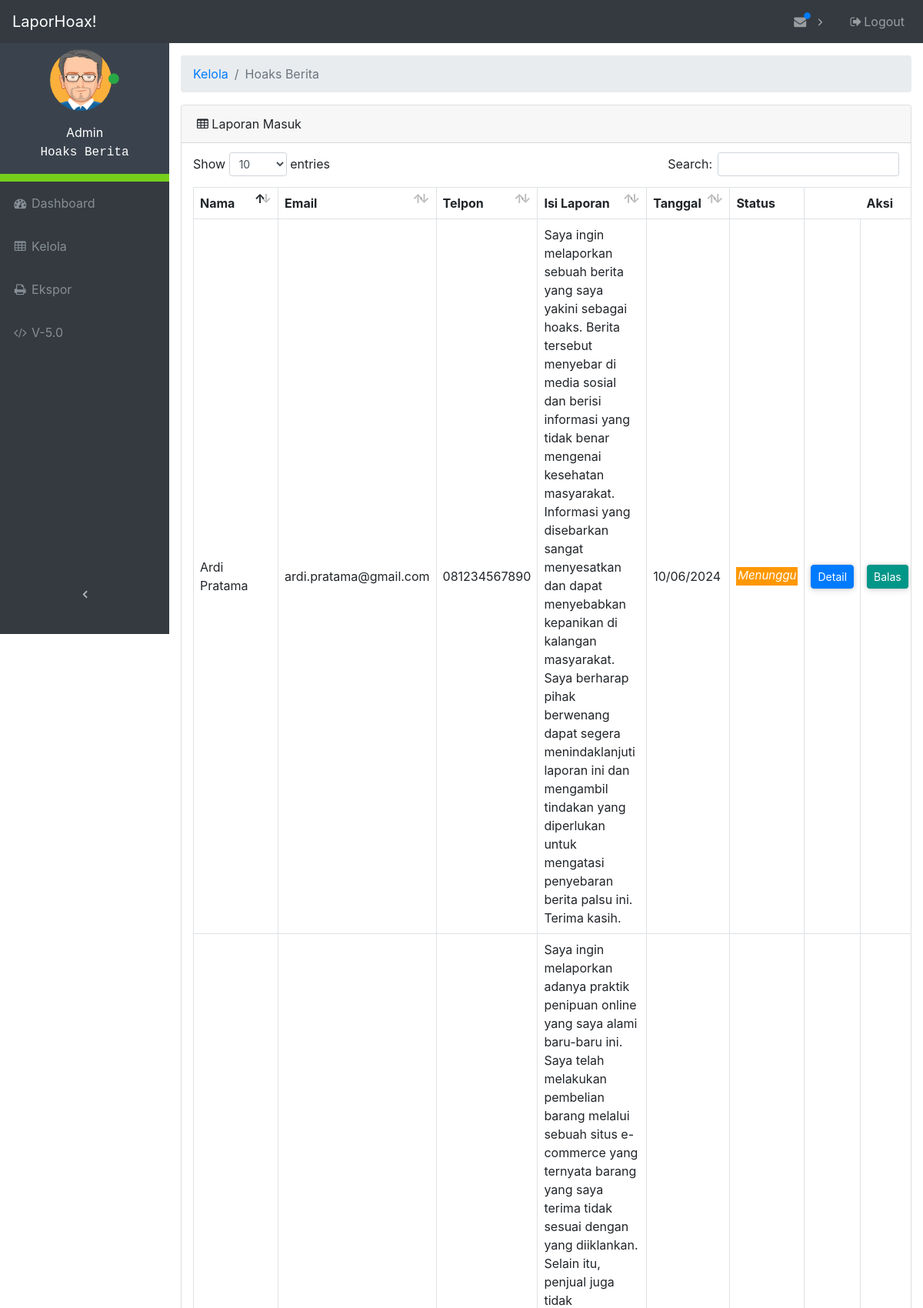
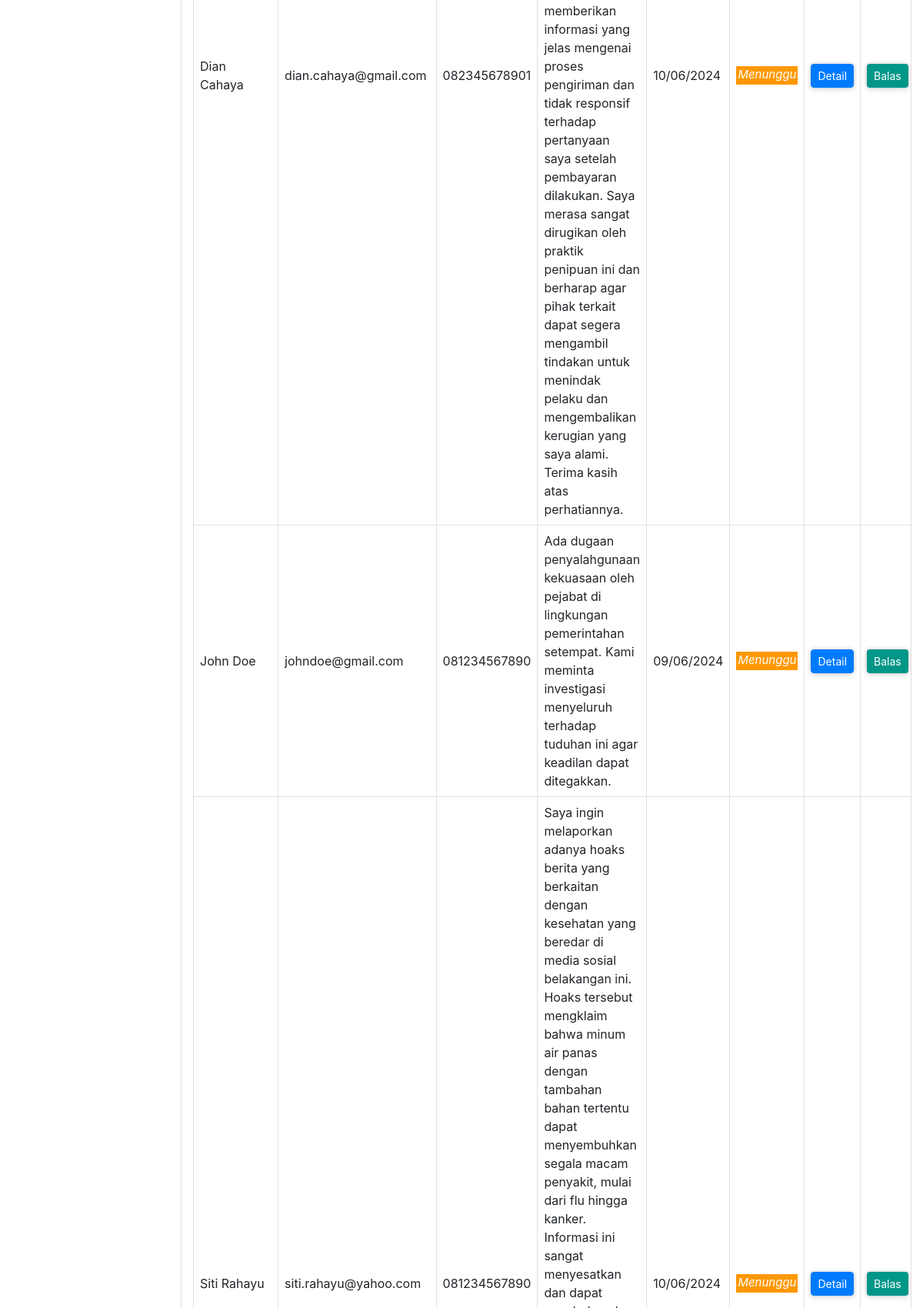
Screenshot of /admin/tables.php (signed in, upper part) with the database file from the repository (2 pictures, top to bottom).
### tables this page shows
CREATE TABLE `divisi` (
  `id_divisi` int(11) NOT NULL,
  `nama_divisi` varchar(64) NOT NULL
);

CREATE TABLE `laporan` (
  `id` int(11) NOT NULL,
  `nama` varchar(64) NOT NULL,
  `email` varchar(64) NOT NULL,
  `telpon` varchar(12) NOT NULL,
  `alamat` varchar(256) NOT NULL,
  `tujuan` int(11) NOT NULL,
  `isi` varchar(2048) NOT NULL,
  `tanggal` timestamp NOT NULL DEFAULT current_timestamp() ON UPDATE current_timestamp(),
  `status` varchar(12) NOT NULL
);

### admin/database.php (called while the page is built, shortened)
<?php
$db_host = "localhost";
$db_user = "root";
$db_pass = "";
$db_name = "kp";
try {
    $db = new PDO("mysql:host=$db_host;dbname=$db_name", $db_user, $db_pass);
} catch(PDOException $e) {
    die("Terjadi masalah: " . $e->getMessage());
}
function logged_admin () {
    global $db, $admin_login, $divisi, $id_admin;
    $sql = "SELECT * FROM admin, divisi WHERE admin.username = :username AND admin.divisi = divisi.id_divisi";
    $stmt = $db->prepare($sql);
    $stmt->bindValue(':username', $admin_login);
    $stmt->execute();
    foreach ($stmt as $col) {
        $divisi = $col['nama_divisi'];
        $id_admin = $col['id_admin'];
    }
}

### admin/tables.php (the view, shortened to what this page needs)
<?php
    require_once("database.php");
    logged_admin ();
?>
<!DOCTYPE html>
<html lang="en">
<head>
    <link href="vendor/bootstrap/css/bootstrap.css" rel="stylesheet">
    <link href="vendor/font-awesome/css/font-awesome.min.css" rel="stylesheet" type="text/css">
    <link href="vendor/datatables/dataTables.bootstrap4.css" rel="stylesheet">
    <link href="css/admin.css" rel="stylesheet">
</head>
<body class="fixed-nav sticky-footer" id="page-top">
    <nav class="navbar navbar-expand-lg navbar-dark bg-dark fixed-top" id="mainNav">
        <a class="navbar-brand" href="index">LaporHoax! </a>
        <div class="collapse navbar-collapse" id="navbarResponsive">
            <ul class="navbar-nav navbar-sidenav sidebar-menu" id="exampleAccordion">
                <li class="sidebar-profile nav-item" data-toggle="tooltip" data-placement="right" title="Admin">
                    <div class="profile-main">
                        <p class="image">
                            <img alt="image" src="images/avatar1.png" width="80">
                            <span class="status"><i class="fa fa-circle text-success"></i></span>
                        </p>
                        <p>
                            <span class="">Admin</span><br>
                            <span class="user" style="font-family: monospace;"><?php echo $divisi; ?></span>
                        </p>
                    </div>
                </li>
                <li class="nav-item" data-toggle="tooltip" data-placement="right" title="Dashboard">
                    <a class="nav-link" href="index">
                        <i class="fa fa-fw fa-dashboard"></i>
                        <span class="nav-link-text">Dashboard</span>
                    </a>
                </li>
                <li class="nav-item" data-toggle="tooltip" data-placement="right" title="Tables">
                    <a class="nav-link" href="tables">
                        <i class="fa fa-fw fa-table"></i>
                        <span class="nav-link-text">Kelola</span>
                    </a>
                </li>
                <li class="nav-item" data-toggle="tooltip" data-placement="right" title="Export">
                    <a class="nav-link" href="export">
                        <i class="fa fa-fw fa-print"></i>
                        <span class="nav-link-text">Ekspor</span>
                    </a>
                </li>
                <li class="nav-item" data-toggle="tooltip" data-placement="right" title="Version">
                    <a class="nav-link" href="">
                        <i class="fa fa-fw fa-code"></i>
                        <span class="nav-link-text">V-5.0</span>
                    </a>
                </li>
            </ul>
            <ul class="navbar-nav sidenav-toggler">
                <li class="nav-item">
                    <a class="nav-link text-center" id="sidenavToggler">
                        <i class="fa fa-fw fa-angle-left"></i>
                    </a>
                </li>
            </ul>
            <ul class="navbar-nav ml-auto">
                <li class="nav-item dropdown">
                    <a class="nav-link dropdown-toggle mr-lg-2" id="messagesDropdown" href="#" data-toggle="dropdown" aria-haspopup="true" aria-expanded="false">
                        <i class="fa fa-fw fa-envelope"></i>
                        <span class="indicator text-primary d-none d-lg-block">
                            <i class="fa fa-fw fa-circle"></i>
                        </span>
                    </a>
                    <?php
                        $statement = $db->query("SELECT * FROM laporan ORDER BY laporan.id DESC LIMIT 1");
                     ?>
                </li>
                <li class="nav-item">
                    <a class="nav-link" data-toggle="modal" data-target="#exampleModal">
                        <i class="fa fa-fw fa-sign-out"></i>Logout
                    </a>
                </li>
            </ul>
        </div>
    </nav>
    <div class="content-wrapper">
        <div class="container-fluid">
            <ol class="breadcrumb">
                <li class="breadcrumb-item">
                    <a href="#">Kelola</a>
                </li>
                <li class="breadcrumb-item active"><?php echo $divisi; ?></li>
            </ol>
            <div class="card mb-3">
                <div class="card-header">
                    <i class="fa fa-table"></i> Laporan Masuk
                </div>
                <div class="card-body">
                    <div class="table-responsive">
                        <table class="table table-bordered" id="dataTable">
                            <thead>
                                <tr>
                                    <th>Nama</th>
                                    <th>Email</th>
                                    <th>Telpon</th>
                                    <th>Isi Laporan</th>
                                    <th>Tanggal</th>
                                    <th class="sorting_asc_disabled sorting_desc_disabled">Status</th>
                                    <th class="th-no-border sorting_asc_disabled sorting_desc_disabled"></th>
                                    <th class="th-no-border sorting_asc_disabled sorting_desc_disabled" style="text-align:right">Aksi</th>
                                </tr>
                            </thead>
                            <tbody>
<?php
    if ($id_admin > 0) {
        $statement = $db->query("SELECT * FROM laporan, divisi WHERE laporan.tujuan = divisi.id_divisi AND laporan.tujuan = $id_admin ORDER BY laporan.id DESC");
    } else {
        $statement = $db->query("SELECT * FROM `laporan` ORDER BY id DESC");
    }
    foreach ($statement as $key ) {
        $mysqldate = $key['tanggal'];
        $phpdate = strtotime($mysqldate);
        $tanggal = date( 'd/m/Y', $phpdate);
        $status  = $key['status'];
        if($status == "Ditanggapi") {
            $style_status = "<p style=\"background-color:#009688;color:#fff;padding-left:2px;padding-right:2px;padding-bottom:2px;margin-top:16px;font-size:15px;font-style:italic;\">Ditanggapi</p>";
        } else {
            $style_status = "<p style=\"background-color:#FF9800;color:#fff;padding-left:2px;padding-right:2px;padding-bottom:2px;margin-top:16px;font-size:15px;font-style:italic;\">Menunggu</p>";
        }
?>
                                <tr>
                                    <td><?php echo $key['nama']; ?></td>
                                    <td><?php echo $key['email']; ?></td>
                                    <td><?php echo $key['telpon']; ?></td>
                                    <td><?php echo $key['isi']; ?></td>
                                    <td><?php echo $tanggal; ?></td>
                                    <td><?php echo $style_status; ?></td>
                                    <td class="td-no-border">
                                        <button type="button" class="btn btn-primary btn-sm btn-custom card-shadow-2" data-toggle="modal" data-target="#ModalDetail<?php echo $key['id']; ?>">
                                            Detail
                                        </button>
                                    </td>
                                    <td class="td-no-border">
                                        <button type="button" class="btn btn-primary-custom btn-sm btn-custom card-shadow-2" data-toggle="modal" data-target="#ModalBalas<?php echo $key['id']; ?>">
                                            Balas
                                        </button>
                                    </td>
                                </tr>
<?php
    }
?>
                            </tbody>
                        </table>
                    </div>
                </div>
            </div>
        </div>
    </div>
</body>
</html>

### admin/css/admin.css (style rules this page uses)
html { position: relative; min-height: 100%; }
body { overflow-x: hidden; }
body.sticky-footer { margin-bottom: 56px; }
body.sticky-footer .content-wrapper { min-height: calc(100vh - 56px - 56px); }
body.fixed-nav { padding-top: 56px; }
.content-wrapper { min-height: calc(100vh - 56px); padding-top: 1rem; }
#mainNav .navbar-collapse { overflow: auto; max-height: 75vh; }
#mainNav .navbar-collapse .navbar-nav .nav-item .nav-link { cursor: pointer; }
#mainNav .navbar-collapse .sidenav-toggler { display: none; }
#mainNav .navbar-collapse .navbar-nav > .nav-item.dropdown > .nav-link { position: relative; min-width: 45px; }
#mainNav .navbar-collapse .navbar-nav > .nav-item.dropdown > .nav-link:after { float: right; width: auto; content: '\f105'; border: none; font-family: 'FontAwesome'; }
#mainNav .navbar-collapse .navbar-nav > .nav-item.dropdown > .nav-link .indicator { position: absolute; top: 5px; left: 21px; font-size: 10px; }
@media (min-width: 992px) { #mainNav .navbar-brand { width: 250px; } }
@media (min-width: 992px) { #mainNav .navbar-collapse { overflow: visible; max-height: none; } }
@media (min-width: 992px) { #mainNav .navbar-collapse .navbar-sidenav { position: absolute; top: 0; left: 0; -webkit-flex-direction: column; -ms-flex-direction: column; flex-direction: column; margin-top: 56px; } }
@media (min-width: 992px) { #mainNav .navbar-collapse .navbar-sidenav > .nav-item { width: 220px; padding: 0; } }
@media (min-width: 992px) { #mainNav .navbar-collapse .navbar-sidenav > .nav-item > .nav-link { padding: 1em; } }
@media (min-width: 992px) { #mainNav .navbar-collapse .navbar-nav > .nav-item.dropdown > .nav-link { min-width: 0; } }
@media (min-width: 992px) { #mainNav .navbar-collapse .navbar-nav > .nav-item.dropdown > .nav-link:after { width: 24px; text-align: center; } }
#mainNav.fixed-top .sidenav-toggler { display: none; }
@media (min-width: 992px) { #mainNav.fixed-top .navbar-sidenav { height: calc(110vh - 112px); } }
@media (min-width: 992px) { #mainNav.fixed-top .sidenav-toggler { position: absolute; top: 0; left: 0; display: flex; -webkit-flex-direction: column; -ms-flex-direction: column; flex-direction: column; margin-top: calc(100vh - 56px); } }
@media (min-width: 992px) { #mainNav.fixed-top .sidenav-toggler > .nav-item { width: 220px; padding: 0; } }
@media (min-width: 992px) { #mainNav.fixed-top .sidenav-toggler > .nav-item > .nav-link { padding: 1em; } }
#mainNav.fixed-top.navbar-dark .sidenav-toggler a i { color: #adb5bd; }
.content-wrapper { overflow-x: hidden; background: white; }
@media (min-width: 992px) { .content-wrapper { margin-left: 220px; } }
#sidenavToggler i { font-weight: 800; }
#mainNav.navbar-dark .navbar-collapse .navbar-sidenav > .nav-item > .nav-link { color: #868e96; }
#mainNav.navbar-dark .navbar-collapse .navbar-nav > .nav-item.dropdown > .nav-link:after { color: #adb5bd; }
@media (min-width: 992px) { #mainNav.navbar-dark .navbar-collapse .navbar-sidenav { background: #343a40; } }
ul.sidebar-menu li.sidebar-profile { background-color: #3A434D; padding: 10px; color: #fff; text-align: center; border-bottom: 10px solid #76CF1C; }
ul.sidebar-menu li.sidebar-profile .image img { border-radius: 60%; }
ul.sidebar-menu li.sidebar-profile .status { margin-top: -10px; font-size: 7; margin-left: -9px; }
ul.sidebar-menu li.sidebar-profile .profile-main { margin-top: 8px; }
.btn-custom { display: inline-block; }
table th.th-no-border { border: none; }
.card-shadow-2 { border-radius: 4px; box-shadow: 0 0px 5px 0 rgba(0, 0, 0, 0.16), 0 2px 10px 0 rgba(0, 0, 0, 0.12); }
.btn-primary-custom { color: #fff; background-color: #009688; }

### rows the page displays
laporan: nama "Siti Rahayu", email "siti.rahayu@yahoo.com", telpon "081234567890", tanggal "10/06/2024", status "Menunggu"
laporan: nama "Dian Cahaya", email "dian.cahaya@gmail.com", telpon "082345678901", isi "Saya ingin melaporkan adanya praktik penipuan online yang saya alami baru-baru ini. Saya telah melakukan pembelian barang melalui sebuah situs e-commerce yang ternyata barang yang saya terima tidak sesuai dengan yang diiklankan. Selain itu, penjual juga tidak memberikan informasi yang jelas mengenai proses pengiriman dan tidak responsif terhadap pertanyaan saya setelah pembayaran dilakukan. Saya merasa sangat dirugikan oleh praktik penipuan ini dan berharap agar pihak terkait dapat segera mengambil tindakan untuk menindak pelaku dan mengembalikan kerugian yang saya alami. Terima kasih atas perhatiannya.", tanggal "10/06/2024", status "Menunggu"
laporan: nama "Ardi Pratama", email "ardi.pratama@gmail.com", telpon "081234567890", isi "Saya ingin melaporkan sebuah berita yang saya yakini sebagai hoaks. Berita tersebut menyebar di media sosial dan berisi informasi yang tidak benar mengenai kesehatan masyarakat. Informasi yang disebarkan sangat menyesatkan dan dapat menyebabkan kepanikan di kalangan masyarakat. Saya berharap pihak berwenang dapat segera menindaklanjuti laporan ini dan mengambil tindakan yang diperlukan untuk mengatasi penyebaran berita palsu ini. Terima kasih.", tanggal "10/06/2024", status "Menunggu"
laporan: nama "John Doe", email "johndoe@gmail.com", telpon "081234567890", isi "Ada dugaan penyalahgunaan kekuasaan oleh pejabat di lingkungan pemerintahan setempat. Kami meminta investigasi menyeluruh terhadap tuduhan ini agar keadilan dapat ditegakkan.", tanggal "09/06/2024", status "Menunggu"

### other values shown
$divisi "Hoaks Berita"
